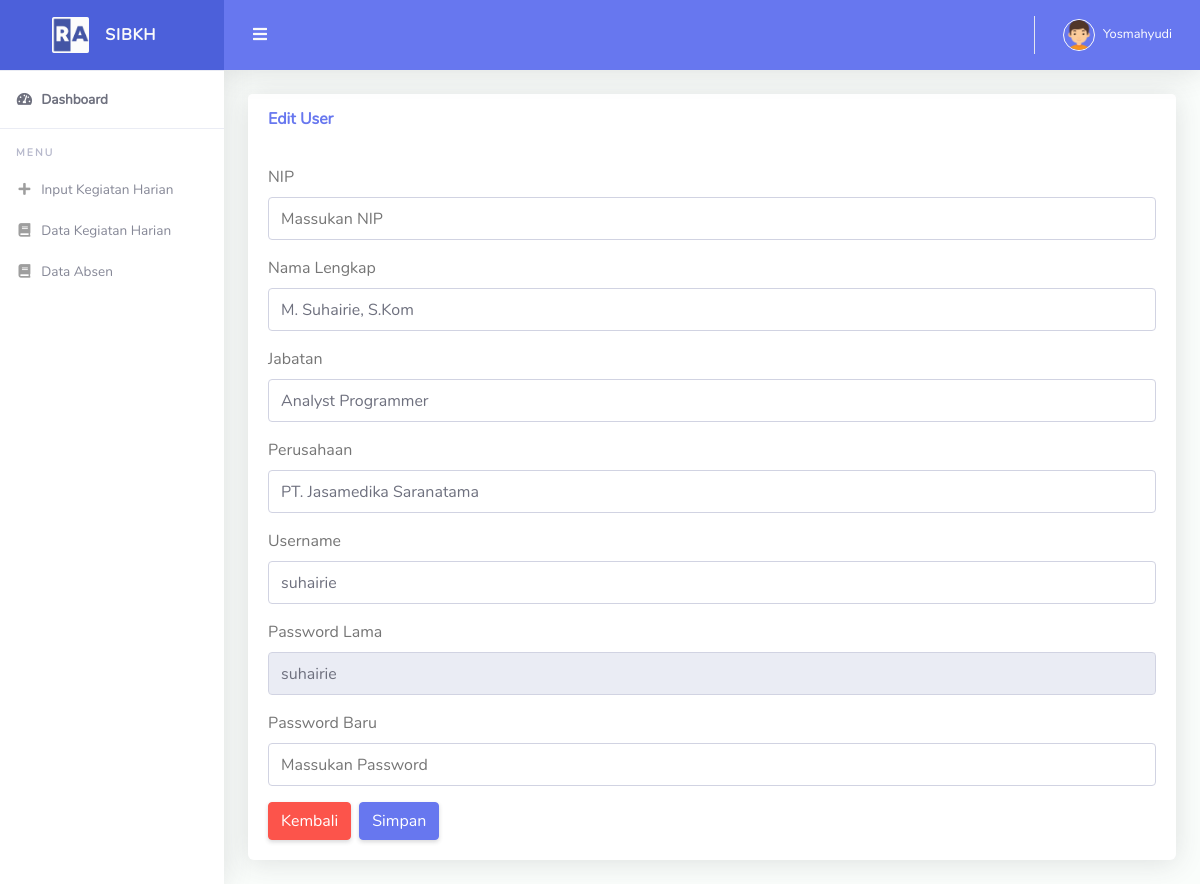
The app's page /index.php?page=user/ubah&id_user=1 (signed in) with its own data.
### tables this page shows
CREATE TABLE `tb_user` (
  `id_user` int(11) NOT NULL,
  `username` varchar(255) NOT NULL,
  `password` varchar(255) DEFAULT NULL,
  `nip` varchar(255) NOT NULL,
  `nama_lengkap` varchar(255) NOT NULL,
  `jabatan` varchar(255) NOT NULL,
  `perusahaan` varchar(255) NOT NULL,
  `statusenabled` enum('t','f') NOT NULL DEFAULT 't'
);

### index.php (called while the page is built, shortened)
<?php
include "layout/header.php";
include "layout/sidebar.php";
include "layout/topbar.php";
include "content.php";
include "layout/footer.php";

### user/ubah.php (the view, shortened to what this page needs)
<?php
      $id_user = $_GET['id_user'];
      $query = mysqli_query($koneksi, "SELECT * FROM tb_user WHERE id_user='$id_user'");
      $data = mysqli_fetch_array($query);
?>
<div class="row">
<div class="col-lg-12">
  <div class="card mb-4">
    <div class="card-header py-3 d-flex flex-row align-items-center justify-content-between">
      <h6 class="m-0 font-weight-bold text-primary">Edit User</h6>
    </div>
    <div class="card-body">
      <form action="?page=user/proses_ubah" method="post" enctype="multipart/form-data">
        <div class="form-group">
          <label>NIP</label>
          <input type="text" class="form-control" placeholder="Massukan NIP" name="nama_lengkap" value="<?= $data['nip']?>">
        </div>
        <div class="form-group">
          <label>Nama Lengkap</label>
          <input type="text" class="form-control" placeholder="Massukan Nama Lengkap" name="nama_lengkap" value="<?= $data['nama_lengkap']?>">
        </div>
        <div class="form-group">
          <label>Jabatan</label>
          <input type="text" class="form-control" placeholder="Massukan Jabatan" name="jabatan" value="<?= $data['jabatan']?>">
        </div>
        <div class="form-group">
          <label>Perusahaan</label>
          <input type="text" class="form-control" placeholder="Massukan Perusahaan" name="perusahaan" value="<?= $data['perusahaan']?>">
        </div>
        <div class="form-group">
          <label>Username</label>
          <input type="text" class="form-control" placeholder="Massukan Username" name="username" value="<?= $data['username']?>">
        </div>
        <div class="form-group">
          <label>Password Lama</label>
          <input type="text" class="form-control" value="<?= $data['password']?>" readonly>
        </div>
        <div class="form-group">
          <label>Password Baru</label>
          <input type="text" class="form-control" placeholder="Massukan Password" name="password">
        </div>
        <div class="d-flex justify-content-star">
        <a href="?page=user/index" class="btn btn-danger mr-2">Kembali</a>
        <button type="submit" class="btn btn-primary">Simpan</button>
        </div>
      </form>
    </div>
  </div>
</div>
</div>

### records on screen
tb_user: nama_lengkap "M. Suhairie, S.Kom", jabatan "Analyst Programmer", perusahaan "PT. Jasamedika Saranatama", username "suhairie", password "suhairie"

### other values on screen
$_SESSION['nama_lengkap'] "Yosmahyudi"
